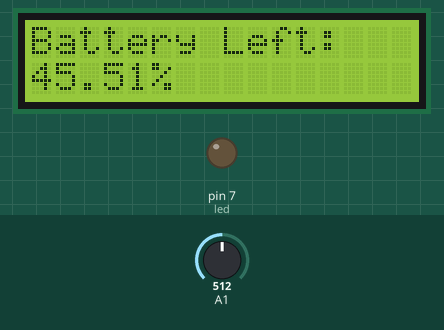
The sketch below on a simulated Arduino Uno, built with avr-gcc and run on an emulated ATmega328P. On the bench: 16×2 character LCD, output pins drawn as LEDs (lit = HIGH). The test bench sets the inputs (shaded band); at power-on: A1 = 512.

Above: at 1.2 s.
1.3 s: A1 set to 125
At 2.5 s:
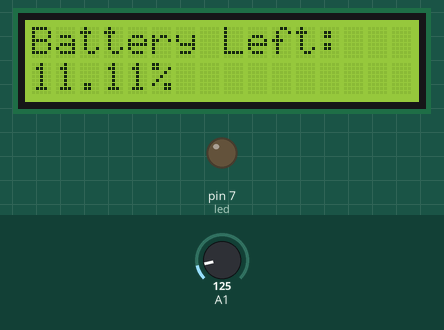
2.8 s: A1 set to 103
At 3.7 s:
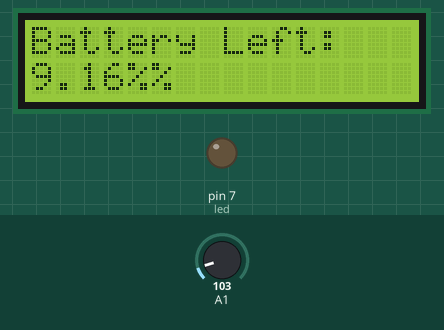
4.3 s: A1 set to 122
At 4.7 s:
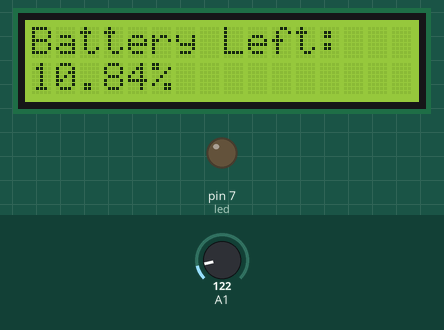
Timing chart, 0 to 7.3 s (numbered marks = the images above; inputs shaded):
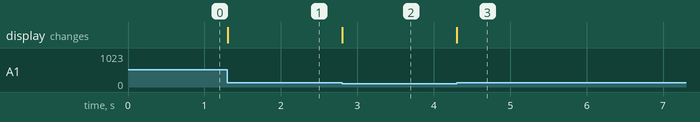

The sketch:

analogRead_battery_left.ino
```cpp
#include <LiquidCrystal.h>
LiquidCrystal lcd(12, 11, 5, 4, 3, 2);
const int led=7;
int top;
float high, percentage;
void setup()
{
    Serial.begin(9600);
    pinMode(led,OUTPUT);
    lcd.begin(16, 2);
}

void loop()
{
  top=analogRead(A1);
  high=top*(5000/1023);
  percentage=(high/4500)*100;
  lcd.setCursor(0, 0);
  lcd.print("Battery Left:");
  lcd.setCursor(0, 1);
  lcd.print(percentage);
  lcd.print("%");
}
```

Measured:
- the behaviour switches between 113 and 112 on A1 (found by bisection; images 1 and 2)
- after the input at 1.3 s, the display: changes at once (image 1)
- after the input at 2.8 s, the display: changes at once (image 2)
- after the input at 4.3 s, the display: changes at once (image 3)
